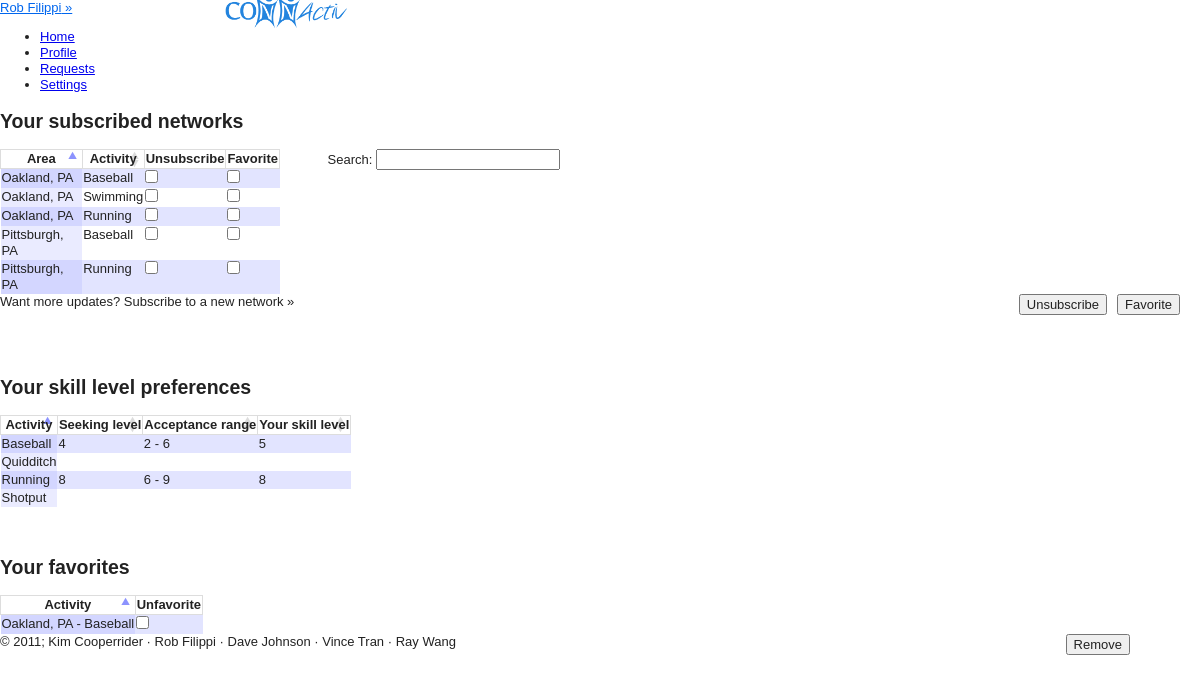
The app's page /views/settings.php (signed in) with its own data.
### tables this page shows
CREATE TABLE IF NOT EXISTS `users` (
  `USER_ID` int(11) NOT NULL AUTO_INCREMENT,
  `PASSWORD` varchar(100) NOT NULL,
  `FIRST_NAME` char(20) DEFAULT NULL,
  `LAST_NAME` char(20) DEFAULT NULL,
  `STREET` varchar(25) DEFAULT NULL,
  `CITY` char(20) DEFAULT NULL,
  `STATE` char(2) DEFAULT NULL,
  `ZIP` int(11) DEFAULT NULL,
  `PHONE` char(12) DEFAULT NULL,
  `INTERESTS` varchar(4000) DEFAULT NULL,
  `PROFILE_PIC` varchar(45) NOT NULL DEFAULT '../public/images/avatar.png',
  `EMAIL` varchar(25) DEFAULT NULL,
  `DOB` date DEFAULT NULL,
  `GENDER` char(1) DEFAULT NULL,
  PRIMARY KEY (`USER_ID`)
);

CREATE TABLE IF NOT EXISTS `unique_networks` (
  `UNIQUE_NETWORK_ID` int(11) NOT NULL AUTO_INCREMENT,
  `NETWORK_ID` int(11) DEFAULT NULL,
  `ACTIVITY_ID` int(11) DEFAULT NULL,
  PRIMARY KEY (`UNIQUE_NETWORK_ID`)
);

CREATE TABLE IF NOT EXISTS `networks` (
  `NETWORK_ID` int(11) NOT NULL AUTO_INCREMENT,
  `AREA` varchar(25) NOT NULL,
  `STATE` varchar(2) NOT NULL,
  PRIMARY KEY (`NETWORK_ID`)
);

CREATE TABLE IF NOT EXISTS `activities` (
  `ACTIVITY_ID` int(11) NOT NULL AUTO_INCREMENT,
  `ACTIVITY_NAME` varchar(20) NOT NULL,
  PRIMARY KEY (`ACTIVITY_ID`)
);

### views/config.php (called while the page is built, shortened)
<?php
include("functions_recommendations.php");
include("functions_networks.php");
	function cookieExists(){
		if(isset($_COOKIE['ID_my_site']))
			return TRUE;
		else
			return FALSE;
	}
	function validCookie(){
		$username = $_COOKIE['ID_my_site'];
		$pass = $_COOKIE['Key_my_site'];
		$info = getDatabaseInfo("users", "email", $username);
			if ($pass != $info['PASSWORD']) {
				return FALSE;
			}
			else{
				return TRUE;
 			}
	}
	function getDatabaseInfo($table, $attribute, $value){
		$check = getResourceIDs($table, $attribute, $value);
		return mysql_fetch_array($check);
	}
	function getResourceIDs($table, $attribute, $value){
		$check = mysql_query("SELECT * FROM $table WHERE $attribute = '$value'")or die(mysql_error());
		return $check;
	}
	function getName(){
		if(cookieExists())
		{
			if (validCookie()) {
				$username = $_COOKIE['ID_my_site'];
				$info = getDatabaseInfo("users", "email", $username);
				return $info['FIRST_NAME'] . " " . $info['LAST_NAME'];
			}
		}
	}
	function getUserID(){
		if(cookieExists())
		{
			if (validCookie()) {
				$username = $_COOKIE['ID_my_site'];
				$info = getDatabaseInfo("users", "email", $username);
				return $info['USER_ID'];
			}
		}
	}
?>

### views/functions_networks.php (called while the page is built, shortened)
<?
function getUserUniqueNetworks() {
	$id = getUserID();
	$query = "SELECT unique_networks.unique_network_id, networks.area, networks.state, activities.activity_name"
	." FROM user_networks, unique_networks, activities, networks"
	." WHERE unique_networks.network_id = networks.network_id"
	." AND unique_networks.unique_network_id = user_networks.unique_network_id"
	." AND user_networks.user_id = $id"
	." AND unique_networks.activity_id = activities.activity_id"
	." ORDER BY unique_networks.unique_network_id";
	$n = array();
	$result=mysql_query($query) or die(mysql_error());
	while ($row = mysql_fetch_array($result)) {
		$n[] = $row;
	}
	return $n;
}
	function getUserActivityLevels(){
	$userID = getUserID();
	$query = "SELECT DISTINCT activities.activity_name, user_activities.preferred, user_activities.low_level, user_activities.high_level, user_activities.own_level"
	." FROM user_activities, activities WHERE user_activities.user_id = $userID AND user_activities.activity_id = activities.activity_id GROUP BY activities.activity_name";
	$levels = array();
	$result=mysql_query($query);
	while ($row = mysql_fetch_array($result)) {
		$levels[] = $row;
	}
	return $levels;
	}
?>

### views/functions_recommendations.php (called while the page is built, shortened)
<?
function getFavorites(){
	$id = getUserID();
	$query = "SELECT networks.area, networks.state, activities.activity_name FROM favorites, networks, activities, unique_networks WHERE user_id = ".$id.""
					." AND favorites.unique_network_id = unique_networks.unique_network_id"
					." AND unique_networks.activity_id = activities.activity_id"
					." AND unique_networks.network_id = networks.network_id";
	$result = mysql_query($query) or die(mysql_error());
	$favs = array();
	while($row = mysql_fetch_array($result)){
		$favs[] = $row['area']. ", ". $row['state']. " - " .$row['activity_name'];
	}
	return $favs;
}
?>

### views/settings.php (the view, shortened to what this page needs)
<? include("header.php");
	if(cookieExists() && validCookie())
	{
			?>
			<div class="page">
			<h2>Your subscribed networks</h2>
			<form id="unsubNetworksForm" method="post" action="<?php echo $_SERVER['PHP_SELF']?>">
			<table id="userNetworks" class="alternating regular_table">
				<thead>
				<tr>
					<th>Area</th>
					<th>Activity</th>
					<th>Unsubscribe<span id="unsubscribe" class="checkAll"></span><span id="_unsubscribe" class="uncheckAll"></th>
					<th>Favorite<span id="favorite" class="checkAll"></span><span id="_favorite" class="uncheckAll"></th>
				</tr>
				</thead>
				<tbody>
			<?
				$networks = getUserUniqueNetworks();
				$favs = getFavoriteIDs();
					foreach($networks as $network) {
						echo "<tr>";
							echo "<td>".$network[1].", ".$network[2]."</td><td>".$network[3]."</td>";
							echo "<td><input type='checkbox' class='unsubscribe' value='".$network[0]."' name='unsubscribeTo[]' /></td>";
							in_array($network[0], $favs)? $checked="checked disabled" : $checked = "";
							echo sprintf("<td><input class='favorite' type='checkbox' %s value='%s' name='favorite[]' /></td>", $checked, $network[0]);
						echo "</tr>";
					}
			?>
			</tbody>
			</table>
			<? if ($networks) { ?>
			<div class="below_table">
				<input style="float:right; margin-left:10px; margin-right:20px" type="submit" name="doFavorite" value="Favorite"/>
				<input style="float:right;" type="submit" name="doUnsubscribe" value="Unsubscribe"/>
			</div>
			<? } ?>
		</form>
			<span style="clear:both;<? if ($networks) echo 'margin-top:-1.5em' ?>" class="clickable below_table">Want more updates? <span id="expandNetworks" class="clickExpand">Subscribe to a new network&nbsp;&raquo;</span></span>
			<br/>
			<br><br><br>
			<h2>Your skill level preferences</h2>
			<form id="subscribeNetworksForm" method="post" action="<?php echo $_SERVER['PHP_SELF']?>">
			<table id="skillsTable" class="alternating regular_table">
			<thead>
				<tr>
					<th>Activity</th>
					<th>Seeking level</th>
					<th>Acceptance range</th>
					<th>Your skill level</th>
				</tr>
			</thead>
			<tbody>
				<?
				$levels = getUserActivityLevels();
				$index =0;
					foreach($levels as $level){
						echo "<tr>";
						echo "<td>$level[0]</td>";
						if($level[1] == NULL){
							echo "<td>
									<span class=\"clickable editExpander\"><span class='editIcon'></span></span>";
						}
						else{
							echo "<td>
									<span class=\"clickable editExpander\">$level[1]<span class='editIcon'></span></span>";
						}
							echo	"<div class=\"expand\" style=\"display:none\">
											<select name=\"seekLvl$index\">
												<option value=\"-1\">Level</option>";
									echo	"</select>
											<input class=\"button\" type=\"submit\" name=\"saveInfo\" value=\"Save\"/>
										</div>
								</td>";
						if($level[2] == NULL){
							echo "<td>
									<span class=\"clickable editExpander\"><span class='editIcon'></span></span>";
						}
						else{
							echo "<td>
									<span class=\"clickable editExpander\">$level[2]<span class='editIcon'></span> - </span>";
						}
						if($level[3] == NULL){
							echo "	<span class=\"clickable editExpander\"><span class='editIcon'></span></span>";
						}
						else{
							echo "	<span class=\"clickable editExpander\">$level[3]<span class='editIcon'></span></span>";
						}
							echo " <div class=\"expand\" style=\"display:none\">
										<select name=\"highLvl$index\">
												<option value=\"-1\">Level</option>";
									echo	"</select>
										<input class=\"button\" type=\"submit\" name=\"saveInfo\" value=\"Save\"/>
									</div>
								</td>";
						if($level[4] == NULL){
							echo "<td>
									<span class=\"clickable editExpander\"><span class='editIcon'></span></span>";
						}
						else{
							echo "<td>
									<span class=\"clickable editExpander\">$level[4]<span class='editIcon'></span></span>";
						}
							echo "<div class=\"expand\" style=\"display:none\">
											<select name=\"ownLvl$index\">
												<option value=\"-1\">Level</option>";
									echo	"</select>
											<input class=\"button\" type=\"submit\" name=\"saveInfo\" value=\"Save\"/>
										</div>
								</td>";
					echo "</tr>";
					$index++;
					}
				?>
			</tbody>
			</table>
			</form>
			<br/><br/>
			<h2>Your favorites</h2>
			<form id="deFavForm" method="post" action="<?php echo $_SERVER['PHP_SELF']?>">
			<table id="defavTable" class="alternating regular_table">
				<thead>
					<tr>
						<th>Activity</th>
						<th>Unfavorite<span id="unfavorite" class="checkAll"></span><span id="_unfavorite" class="uncheckAll"></span></th>
					</tr>
				</thead>
				<tbody>
					<? $favs = getFavorites();
						foreach($favs as $fav):
					?>
							<tr>
								<td><? echo $fav ?></td>
								<td><input type='checkbox' class='unfavorite' value='<? echo $fav ?>' name='defavorite[]' /></td>
							</tr>
						<? endforeach; ?>
				</tbody>
			</table>
			<? if ($favs) { ?>
			<div class="below_table">
				<input style="float:right;margin-right:70px;" type="submit" name="doDefavorite" value="Remove"/>
			</div>
			<? } ?>
			</form>
			</div>
			<?php
		}
	else {
		header("Location: ");
	}
	include('footer.php');
?>

### views/header.php (shortened to what this page needs)
<? include_once("config.php"); ?>
<!DOCTYPE HTML>
<html>
<head>
<link type="text/css" rel="stylesheet" href="../styles/defaults.css"/>
<link type="text/css" rel="stylesheet/less" href="../styles/style.less"/>
<link type="text/css" rel="stylesheet/less" href="../styles/posts.less"/>
<link type="text/css" rel="stylesheet/less" href="../styles/sidebar.less"/>
<link type="text/css" rel="stylesheet" href="../styles/demo_table.css"/>
<link type="text/css" rel="stylesheet" href="../styles/validationEngine.jquery.css" />
<link type="text/css" rel="stylesheet" href="../styles/jquery.fancybox-1.3.4.css" />
<link type="text/css" rel="stylesheet/less" href="../styles/admin.less"/>
</head>
<body>
<div id="container">
	<header>
	<a id="user_login" href="#"><? echo getName(); ?>&nbsp;&raquo;</a>
	<span style=" position: absolute; left: 220px">
		<a href="home.php"><img height="40" style="margin-top: -10px;" src="../public/images/logo.png"/></a>
	</span>
			<span id="top-nav">
				<ul id="nav">
					<li class="headerlink" id="link_home"><a class="top_links" id="home" href="home.php">Home</a></li>
					<li class="headerlink" id="link_profile"><a class="top_links" id="profile" href="profile.php">Profile</a></li>
					<li class="headerlink" id="link_requests"><a class="top_links" id="requests" href="requests.php">Requests</a></li>
					<li class="headerlink" id="link_settings"><a class="top_links" id="settings" href="settings.php">Settings</a></li>
					</ul>
			</span>
	</header>
	<div id="content">

### styles/defaults.css (style rules this page uses)
article, aside, details, figcaption, figure, footer, header, hgroup, nav, section { display: block; }
html { font-size: 100%; overflow-y: scroll; -webkit-text-size-adjust: 100%; -ms-text-size-adjust: 100%; }
body { margin: 0; font-size: 13px; line-height: 1.231; }
body, button, input, select, textarea { font-family: sans-serif; color: #222; }
a { color: #00e; }
ul, ol { margin: 1em 0; padding: 0 0 0 40px; }
img { border: 0; -ms-interpolation-mode: bicubic; vertical-align: middle; }
form { margin: 0; }
button, input, select, textarea { font-size: 100%; margin: 0; vertical-align: baseline; *vertical-align: middle; }
button, input { line-height: normal; *overflow: visible; }
table button, table input { *overflow: auto; }
button, input[type="button"], input[type="reset"], input[type="submit"] { cursor: pointer; -webkit-appearance: button; }
input[type="checkbox"], input[type="radio"] { box-sizing: border-box; }
table { border-collapse: collapse; border-spacing: 0; }
td { vertical-align: top; }

### styles/demo_table.css (style rules this page uses)
.sorting_asc { background: url('../public/images/sort_asc.png') no-repeat center right #fff; border: thin solid #DDD; }
.sorting { background: url('../public/images/sort_both.png') no-repeat center right #fff; border: thin solid #DDD; }
.sorting_disabled { background: #fff; border: thin solid #DDD; }
tr.odd { background-color: #E2E4FF; }
tr.even { background-color: white; }
tr.odd td.sorting_1 { background-color: #D3D6FF; }
tr.even td.sorting_1 { background-color: #EAEBFF; }

### records on screen
users: getName() "Rob Filippi"
unique_networks: NETWORK_ID.AREA "Oakland", NETWORK_ID.STATE "PA", ACTIVITY_ID.ACTIVITY_NAME "Baseball"
unique_networks: NETWORK_ID.AREA "Oakland", NETWORK_ID.STATE "PA", ACTIVITY_ID.ACTIVITY_NAME "Swimming"
unique_networks: NETWORK_ID.AREA "Oakland", NETWORK_ID.STATE "PA", ACTIVITY_ID.ACTIVITY_NAME "Running"
unique_networks: NETWORK_ID.AREA "Pittsburgh", NETWORK_ID.STATE "PA", ACTIVITY_ID.ACTIVITY_NAME "Baseball"
unique_networks: NETWORK_ID.AREA "Pittsburgh", NETWORK_ID.STATE "PA", ACTIVITY_ID.ACTIVITY_NAME "Running"

### other values on screen
$level[0] "Baseball"
$level[1] "4"
$level[2] "2"
$level[3] "6"
$level[4] "5"
$level[0] "Quidditch"
$level[0] "Running"
$level[1] "8"
$level[2] "6"
$level[3] "9"
$level[4] "8"
$level[0] "Shotput"
$fav "Oakland, PA - Baseball"
